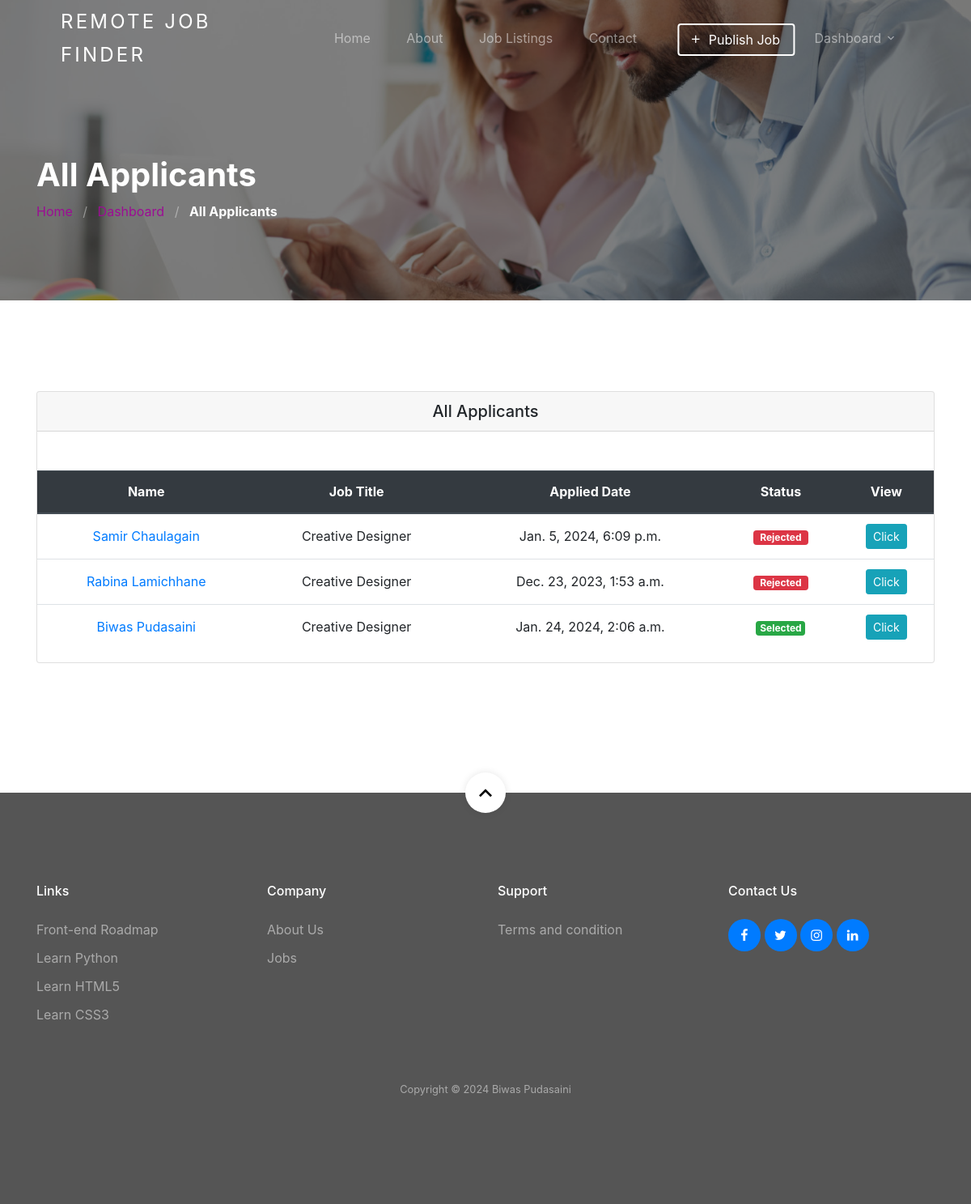
The app's page /dashboard/employer/job/1/applicants/ (signed in) with its own data.
### jobapp/models.py (models this page shows, shortened)
class Applicant(models.Model):
    user = models.ForeignKey(User, on_delete=models.CASCADE)
    job = models.ForeignKey(Job, on_delete=models.CASCADE)
    timestamp = models.DateTimeField(auto_now=True, auto_now_add=False)
    status = models.CharField(max_length=10, blank=True, null=True,default="Pending")

class Job(models.Model):
    user = models.ForeignKey(User, related_name='User', on_delete=models.CASCADE)
    title = models.CharField(max_length=300)
    description = RichTextField()
    tags = TaggableManager()
    location = models.CharField(max_length=300)
    job_type = models.CharField(choices=JOB_TYPE, max_length=1)
    category = models.ForeignKey(Category,related_name='Category', on_delete=models.CASCADE)
    salary = models.CharField(max_length=30, blank=True)
    company_name = models.CharField(max_length=300)
    company_description = RichTextField(blank=True, null=True)
    url = models.URLField(max_length=200)
    last_date = models.DateField()
    is_published = models.BooleanField(default=False)
    is_closed = models.BooleanField(default=False)
    timestamp = models.DateTimeField(auto_now=True)

### account/models.py (models this page shows, shortened)
class User(AbstractUser):
    username = None
    email = models.EmailField(unique=True, blank=False,
                              error_messages={
                                  'unique': "A user with that email already exists.",
                              })
    role = models.CharField(choices=ROLE,  max_length=10)
    gender = models.CharField(choices=JOB_TYPE, max_length=1)
    phone_number = models.CharField(max_length=10, null=True, blank=True)  # Store phone number as a string
    pdf_document = models.FileField(upload_to='pdf_documents/')
    photo=models.ImageField(upload_to='images',null=True, blank=True, default='images/default_image.png')
    USERNAME_FIELD = "email"
    REQUIRED_FIELDS = []
    def get_full_name(self):
        return self.first_name+ ' ' + self.last_name
    objects = CustomUserManager()

### jobapp/permission.py (the view)
    def wrap(request, *args, **kwargs):
        if request.user.role == 'employer':
            return function(request, *args, **kwargs)
        else:
            raise PermissionDenied

### jobapp/permission.py (called while the page is built)
def user_is_employer(function):
    def wrap(request, *args, **kwargs):
        if request.user.role == 'employer':
            return function(request, *args, **kwargs)
        else:
            raise PermissionDenied
    return wrap

### jobapp/views.py (called while the page is built)
@login_required(login_url=reverse_lazy('account:login'))
@user_is_employer
def all_applicants_view(request, id):
    all_applicants = Applicant.objects.filter(job=id)
    context = {
        'all_applicants': all_applicants
    }
    return render(request, 'jobapp/all-applicants.html', context)

### template/jobapp/all-applicants.html (shortened to what this page needs)
{% extends 'base.html' %}
{% load static %}
{% block content %}
<section class="section-hero overlay inner-page bg-image" style="background-image: url('{% static 'images/bgrr.jpg' %}');"
    id="home-section">
    <div class="container">
        <div class="row">
            <div class="col-md-7">
                <h1 class="text-white font-weight-bold">All Applicants </h1>
                <div class="custom-breadcrumbs">
                    <a href="{% url 'jobapp:home' %}">Home</a> <span class="mx-2 slash">/</span>
                    <a href="{% url 'jobapp:dashboard' %}">Dashboard</a> <span class="mx-2 slash">/</span>
                    <span class="text-white"><strong>All Applicants </strong></span>
                </div>
            </div>
        </div>
    </div>
</section>
<section class="site-section">
    <div class="container">
        <div class="row">
            <div class="col-lg-12 mb-5">
                <div class="card">
                    <h5 class="card-header text-center mb-5"> All Applicants </h5>
                    <div class="table-responsive">
                        <table class="table text-center">
                            <thead class="thead-dark">
                                <tr>
                                    <th>Name</th>
                                    <th>Job Title</th>
                                    <th>Applied Date</th>
                                    <th>Status</th>
                                    <th>View </th>
                                </tr>
                            </thead>
                            <tbody>
                                {% for applicant in all_applicants %}
                                <tr>
                                    <td class="text-center"><a href="{% url 'jobapp:applicant-details' applicant.user.id %}?job_title={{ applicant.job.title }}">{{ applicant.user.get_full_name }}</a></td     >
                                    <td>{{ applicant.job.title }}</td>
                                    <td>{{ applicant.timestamp }}</td>
                                    <td>
                                        {% if applicant.status == "Selected" %}
                                        <span class="badge badge-success">Selected</span>
                                    {% elif applicant.status == "Rejected" %}
                                        <span class="badge badge-danger px-2">Rejected</span>
                                    {% else %}
                                    <span class="badge badge-info px-2">Pending</span>
                                    {% endif %}
                                    </td>
                                    <td>
                                        <a class="btn btn-info btn-sm" href="{% url 'jobapp:applicant-details' applicant.user.id %}?job_title={{ applicant.job.title }}"
                                                role="button">
                                            Click
                                        </a>
                                    </td>
                                </tr>
                                {% endfor %}
                            </tbody>
                        </table>
                    </div>
                </div>
            </div>
        </div>
    </div>
</section>
{% endblock %}

### static/css/style.css (style rules this page uses)
body { font-weight: 400; font-size: 1rem; line-height: 1.7; position: relative; }
body:after { content: ""; position: absolute; top: 0; left: 0; right: 0; bottom: 0; background: rgba(0, 0, 0, 0.7); z-index: 100; opacity: 0; visibility: hidden; -webkit-transition: .3s all ease; -o-transition: .3s all ease; transition: .3s all ease; }
h1, h2, h3, h4 { color: #000; }
.site-section { padding-top: 7rem; padding-bottom: 7rem; position: relative; z-index: 2; }
.bg-image { background-size: cover; background-position: center center; background-repeat: no-repeat; }
.custom-breadcrumbs a { color: #9c0d94; }
.custom-breadcrumbs .slash { color: rgba(255, 255, 255, 0.4); }
.section-hero, .section-hero > .container > .row { height: 100vh; min-height: 900px; }
.section-hero.inner-page, .section-hero.inner-page > .container > .row { height: auto; min-height: auto; padding-top: 6em; padding-bottom: 3em; }
.section-hero.overlay, .section-hero.overlay-2 { position: relative; }
.section-hero.overlay:before, .section-hero.overlay-2:before { z-index: 1; position: absolute; content: ""; top: 0; left: 0; right: 0; bottom: 0; background: rgba(0, 0, 0, 0.5); }
.section-hero > .container { z-index: 2; position: relative; }
.btn:after, .btn:before { display: none; }
.table td, .table th { vertical-align: middle !important; }

### records on screen
Applicant: user.get_full_name "Samir Chaulagain", job "Creative Designer", timestamp "Jan. 5, 2024, 6:09 p.m.", status "Rejected"
Applicant: user.get_full_name "Rabina Lamichhane", job "Creative Designer", timestamp "Dec. 23, 2023, 1:53 a.m.", status "Rejected"
Applicant: user.get_full_name "Biwas Pudasaini", job "Creative Designer", timestamp "Jan. 24, 2024, 2:06 a.m.", status "Selected"
